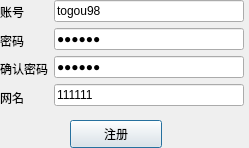
<?xml version="1.0" encoding="UTF-8"?>
<ui version="4.0">
 <class>Reg</class>
 <widget class="QDialog" name="Reg">
  <property name="geometry">
   <rect>
    <x>0</x>
    <y>0</y>
    <width>249</width>
    <height>148</height>
   </rect>
  </property>
  <property name="windowTitle">
   <string>注册账号</string>
  </property>
  <widget class="QPushButton" name="btnreg">
   <property name="geometry">
    <rect>
     <x>70</x>
     <y>120</y>
     <width>92</width>
     <height>28</height>
    </rect>
   </property>
   <property name="sizePolicy">
    <sizepolicy hsizetype="Minimum" vsizetype="Minimum">
     <horstretch>0</horstretch>
     <verstretch>0</verstretch>
    </sizepolicy>
   </property>
   <property name="text">
    <string>注册</string>
   </property>
  </widget>
  <widget class="QWidget" name="horizontalLayoutWidget">
   <property name="geometry">
    <rect>
     <x>0</x>
     <y>0</y>
     <width>244</width>
     <height>109</height>
    </rect>
   </property>
   <layout class="QHBoxLayout" name="horizontalLayout">
    <item>
     <layout class="QVBoxLayout" name="btnbox">
      <item>
       <widget class="QLabel" name="label">
        <property name="text">
         <string>账号</string>
        </property>
       </widget>
      </item>
      <item>
       <widget class="QLabel" name="label_2">
        <property name="text">
         <string>密码</string>
        </property>
       </widget>
      </item>
      <item>
       <widget class="QLabel" name="label_3">
        <property name="text">
         <string>确认密码</string>
        </property>
       </widget>
      </item>
      <item>
       <widget class="QLabel" name="label_4">
        <property name="text">
         <string>网名</string>
        </property>
       </widget>
      </item>
     </layout>
    </item>
    <item>
     <layout class="QVBoxLayout" name="labelbox">
      <item>
       <widget class="QLineEdit" name="account">
        <property name="text">
         <string>togou98</string>
        </property>
        <property name="maxLength">
         <number>32</number>
        </property>
       </widget>
      </item>
      <item>
       <widget class="QLineEdit" name="password1">
        <property name="text">
         <string>123456</string>
        </property>
        <property name="maxLength">
         <number>32</number>
        </property>
        <property name="echoMode">
         <enum>QLineEdit::Password</enum>
        </property>
       </widget>
      </item>
      <item>
       <widget class="QLineEdit" name="password2">
        <property name="text">
         <string>123456</string>
        </property>
        <property name="maxLength">
         <number>32</number>
        </property>
        <property name="echoMode">
         <enum>QLineEdit::Password</enum>
        </property>
       </widget>
      </item>
      <item>
       <widget class="QLineEdit" name="nickname">
        <property name="text">
         <string>111111</string>
        </property>
        <property name="maxLength">
         <number>32</number>
        </property>
       </widget>
      </item>
     </layout>
    </item>
   </layout>
  </widget>
 </widget>
 <tabstops>
  <tabstop>account</tabstop>
  <tabstop>password1</tabstop>
  <tabstop>password2</tabstop>
  <tabstop>nickname</tabstop>
  <tabstop>btnreg</tabstop>
 </tabstops>
 <resources/>
 <connections/>
</ui>
